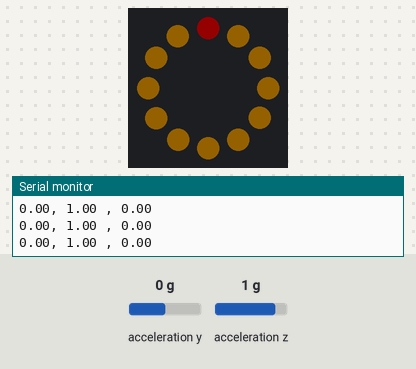
Bench run of a sketch on a simulated Arduino Mega 2560, built with avr-gcc and run on an emulated ATmega2560. On the bench: 12 RGB LEDs in a ring, first at the top, clockwise, the last lines printed to the serial monitor. The test bench sets the inputs (shaded band); at power-on: acceleration y 0 g, acceleration z 1 g. Dim RGB values are drawn brighter than linear.

Above: at 2.2 s.
2.3 s: acceleration y set to -1.4 g
At 2.9 s:
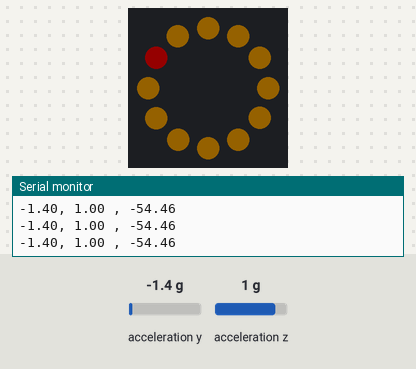
3.8 s: acceleration z set to -1.4 g
At 5.0 s:
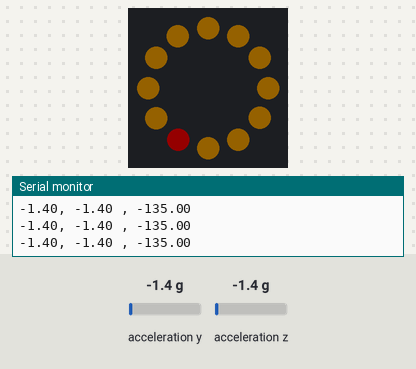
5.3 s: acceleration y set to -0.8 g
At 6.6 s:
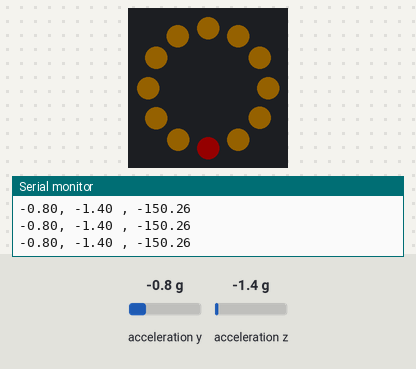
6.9 s: acceleration z set to 0 g
At 7.8 s:
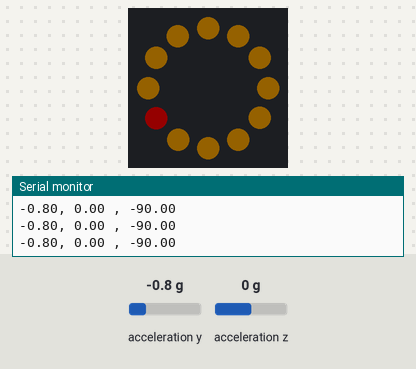
Timing chart, 0 to 9.4 s (numbered marks = the images above; inputs shaded):
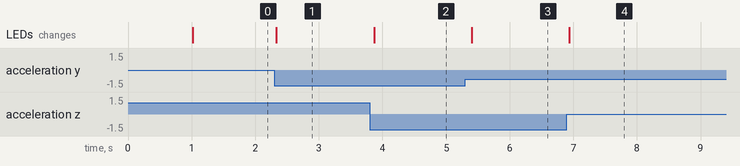

The sketch:

GPS_Watch.ino
```cpp
/*
Division Watch - GPS +  LED functionality
Author: Nigel Kobayashi
1-16-2024

- Updated with ringRun, ring
TODO
 - IMU tapping to wake up
 - IMU flicking to wake up
 - debug long GPS fix time, display time to watch/serial monitor

*/

#include "LSM6DS3.h"
#include "Wire.h"


#include <Adafruit_GPS.h>
#include <Adafruit_NeoPixel.h>

#define D2 2

const int numPixels = 12;
const int pixelPin = D2;

Adafruit_NeoPixel ring = Adafruit_NeoPixel(numPixels, pixelPin);
uint32_t foreground = ring.Color(255, 0, 0); // r, g, b - blue
uint32_t background = ring.Color(255, 170, 0); //

// what's the name of the hardware serial port?
#define GPSSerial Serial1

// Connect to the GPS on the hardware port
Adafruit_GPS GPS(&GPSSerial);

// Set GPSECHO to 'false' to turn off echoing the GPS data to the Serial console
// Set to 'true' if you want to debug and listen to the raw GPS sentences
#define GPSECHO false

//Create a instance of class LSM6DS3
LSM6DS3 IMU(I2C_MODE, 0x6A);    //I2C device address 0x6A

uint32_t timer = millis();

void setup() {
  // connect at 115200 so we can read the GPS fast enough and echo without dropping chars
  // also spit it out
  Serial.begin(115200);
  ring.begin(); // start the NeoPixel display

  //Call .begin() to configure the IMUs
    if (IMU.begin() != 0) {
        Serial.println("IMU error");
    } else {
        Serial.println("IMU OK!");
    }

  // 9600 NMEA is the default baud rate for Adafruit MTK GPS's- some use 4800
  GPS.begin(9600);
  // uncomment this line to turn on RMC (recommended minimum) and GGA (fix data) including altitude
  GPS.sendCommand(PMTK_SET_NMEA_OUTPUT_RMCGGA);
  // uncomment this line to turn on only the "minimum recommended" data
  //GPS.sendCommand(PMTK_SET_NMEA_OUTPUT_RMCONLY);
  // For parsing data, we don't suggest using anything but either RMC only or RMC+GGA since
  // the parser doesn't care about other sentences at this time
  // Set the update rate
  GPS.sendCommand(PMTK_SET_NMEA_UPDATE_1HZ); // 1 Hz update rate
  // For the parsing code to work nicely and have time to sort thru the data, and
  // print it out we don't suggest using anything higher than 1 Hz

  // Request updates on antenna status, comment out to keep quiet
  GPS.sendCommand(PGCMD_ANTENNA);

  delay(1000);

  // Ask for firmware version
  GPSSerial.println(PMTK_Q_RELEASE);
  for (int i = 0; i < numPixels; i++) {
    ring.setPixelColor(i, background);
    ring.setBrightness(20);
    ring.show();
  }
  //ringGPSLoading();
}

void loop() {
  //readGPSAll();
  //delay(2000);
  //ringFade();
  //ringTimer(10*1000);
  /*


  for(int i = 0; i < 360; i+=15){
    ringBearing(i);
    Serial.println(i);
    delay(2000);
  }
  */
  /*
  float angleX = IMU.readFloatAccelY();
  float angleY = IMU.readFloatAccelY();
  float angleZ = IMU.readFloatAccelZ();

  Serial.print(angleX);
  Serial.print(", ");
  Serial.print(angleY);
  Serial.print(", ");
  Serial.println(angleZ);
  */


  LEDLevel();


  /*
  Serial.println("Got a GPS fix.");
  readGPSTime();
  ringRun();
  delay(5000);
  */
}

void ringGPSLoading(){
  /*
  for (int i = 0; i < numPixels; i++) {
    ring.setPixelColor(i, background);
    ring.setBrightness(20);
    ring.show();
  }*/
  while(!GPS.fix){
    Serial.println("GPS searching for fix.");
    readGPSAll();
    ringFade();
  }
  Serial.println("found");
}

void ringFade(){
  uint8_t min = 1;
  uint8_t max = 20;
  float fadeTime = 3.0;
  float loopTime = (fadeTime*1000/2) / (max-min); //how many ms to fit in the fadeTime.
  //Serial.println(loopTime);
  for (int i = 0; i < numPixels; i++) {
    ring.setBrightness(min);
    ring.setPixelColor(i, background);
    ring.show();
  }

  for (int j = min; j < max; j++) {
    ring.setBrightness(j);
    ring.show();
    delay(loopTime);
  }
  for (int k = max; k > min; k--) {
    ring.setBrightness(k);
    ring.show();
    delay(loopTime);
  }
}

void ringRun(){
  // blue dot circles around a white background (for PixelRing 24)
  for (int i = 0; i < numPixels; i++) {
    ring.setBrightness(20);
    ring.setPixelColor(i, foreground); // set pixel i to foreground
    ring.show();                       // actually display it
    delay(50);                         // milliseconds
    ring.setPixelColor(i, background); // set pixel to background before moving on
    ring.show();
  }
}

void ringTimer(float length){
  float startTime = millis();
  for (int i = 0; i < numPixels; i++) {
    ring.setBrightness(20);
    ring.setPixelColor(i, background);
    ring.show();
  }
  while((millis() - startTime) < length){
    float targetLED = ((millis()-startTime) / length) * numPixels;
    Serial.print((millis() - startTime));
    Serial.print(", ");
    Serial.println((int)targetLED);
    if(targetLED > numPixels) targetLED = 0;

    for (int i = 0; i < numPixels; i++) {
      ring.setBrightness(20);
      if(i == (int) targetLED){
        ring.setPixelColor(i, foreground);
      }else ring.setPixelColor(i, background);
      ring.show();
    }
  }
}

void ringBearing(int angle){
  int targetLED = ((float)angle /360) * (float)numPixels;
  if(targetLED < 0) targetLED = (numPixels-1) + targetLED;
  if(targetLED > numPixels) targetLED = 0;

  for (int i = 0; i < numPixels; i++) {
    ring.setBrightness(20);
    if(i == targetLED){
      ring.setPixelColor(i, foreground);
    }else ring.setPixelColor(i, background);
    ring.show();
  }
}
//convert accleration (g) to an angle using two axes of accelerometer
//accelVal1, accelVal2 = two accelearometer axes readings (g)
//returns float angle of the angle between about the third axis
float accelToAngle(float accelVal1, float accelVal2){
  Serial.print(accelVal1);
  Serial.print(", ");
  Serial.print(accelVal2);
  Serial.print(" , ");
  float angle = -1;
  angle = atan2(accelVal1, accelVal2);
  angle = (angle * 180) / 3.14159265; //convert rads to deg
  Serial.println(angle);
  return angle;
}

void readIMUAll(){
  //Accelerometer
    //Serial.print("\nAccelerometer:\n");
    //Serial.print(" X1 = ");
    //Serial.print(IMU.readFloatAccelX(), 4);
    //Serial.print(", ");
    //Serial.print(IMU.readFloatAccelY(), 4);
    //Serial.print(" , ");
    //Serial.println(IMU.readFloatAccelZ(), 4);
/*
    //Gyroscope
    Serial.print("\nGyroscope:\n");
    Serial.print(" X1 = ");
    Serial.println(IMU.readFloatGyroX(), 4);
    Serial.print(" Y1 = ");
    Serial.println(IMU.readFloatGyroY(), 4);
    Serial.print(" Z1 = ");
    Serial.println(IMU.readFloatGyroZ(), 4);

    //Thermometer
    Serial.print("\nThermometer:\n");
    Serial.print(" Degrees C1 = ");
    Serial.println(IMU.readTempC(), 4);
    Serial.print(" Degrees F1 = ");
    Serial.println(IMU.readTempF(), 4);
    */
}
void readGPSTime(){
  // read data from the GPS in the 'main loop'
  char c = GPS.read();
  if (GPS.fix) {
    Serial.print("\nTime: ");
    if (GPS.hour < 10) { Serial.print('0'); }
    Serial.print(GPS.hour, DEC); Serial.print(':');
    if (GPS.minute < 10) { Serial.print('0'); }
    Serial.print(GPS.minute, DEC); Serial.print(':');
    if (GPS.seconds < 10) { Serial.print('0'); }
    Serial.print(GPS.seconds, DEC); Serial.print('.');
    if (GPS.milliseconds < 10) {
      Serial.print("00");
    } else if (GPS.milliseconds > 9 && GPS.milliseconds < 100) {
      Serial.print("0");
    }
    Serial.println(GPS.milliseconds);
  }

}

void LEDLevel(){
  float angleY = IMU.readFloatAccelY();
  float angleZ = IMU.readFloatAccelZ();
  ringBearing((int) accelToAngle(angleY, angleZ));
  delay(100);
}

void readGPSAll(){
  // read data from the GPS in the 'main loop'
  char c = GPS.read();
  // if you want to debug, this is a good time to do it!
  if (GPSECHO)
    if (c) Serial.print(c);
  // if a sentence is received, we can check the checksum, parse it...
  if (GPS.newNMEAreceived()) {
    // a tricky thing here is if we print the NMEA sentence, or data
    // we end up not listening and catching other sentences!
    // so be very wary if using OUTPUT_ALLDATA and trying to print out data
    Serial.print(GPS.lastNMEA()); // this also sets the newNMEAreceived() flag to false
    if (!GPS.parse(GPS.lastNMEA())) // this also sets the newNMEAreceived() flag to false
      return; // we can fail to parse a sentence in which case we should just wait for another
  }

  // approximately every 2 seconds or so, print out the current stats
  //if (millis() - timer > 2000) {
    timer = millis(); // reset the timer
    Serial.print("\nTime: ");
    if (GPS.hour < 10) { Serial.print('0'); }
    Serial.print(GPS.hour, DEC); Serial.print(':');
    if (GPS.minute < 10) { Serial.print('0'); }
    Serial.print(GPS.minute, DEC); Serial.print(':');
    if (GPS.seconds < 10) { Serial.print('0'); }
    Serial.print(GPS.seconds, DEC); Serial.print('.');
    if (GPS.milliseconds < 10) {
      Serial.print("00");
    } else if (GPS.milliseconds > 9 && GPS.milliseconds < 100) {
      Serial.print("0");
    }
    Serial.println(GPS.milliseconds);
    Serial.print("Date: ");
    Serial.print(GPS.day, DEC); Serial.print('/');
    Serial.print(GPS.month, DEC); Serial.print("/20");
    Serial.println(GPS.year, DEC);
    Serial.print("Fix: "); Serial.print((int)GPS.fix);
    Serial.print(" quality: "); Serial.println((int)GPS.fixquality);
    if (GPS.fix) {
      Serial.print("Location: ");
      Serial.print(GPS.latitude, 4); Serial.print(GPS.lat);
      Serial.print(", ");
      Serial.print(GPS.longitude, 4); Serial.println(GPS.lon);
      Serial.print("Speed (knots): "); Serial.println(GPS.speed);
      Serial.print("Angle: "); Serial.println(GPS.angle);
      Serial.print("Altitude: "); Serial.println(GPS.altitude);
      Serial.print("Satellites: "); Serial.println((int)GPS.satellites);
      Serial.print("Antenna status: "); Serial.println((int)GPS.antenna);
    }
  //}
}
```

Measured:
- after the input at 2.3 s, the LEDs: change at once (image 1)
- after the input at 3.8 s, the LEDs: change after 0.07 s (image 2)
- after the input at 5.3 s, the LEDs: change after 0.10 s (image 3)
- after the input at 6.9 s, the LEDs: change at once (image 4)
